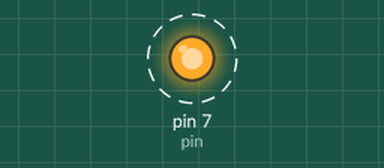
Simulated run of this program. Board: Raspberry Pi (header pin numbers). Shown: output pins drawn as LEDs (lit = HIGH). Dashed ring = blinking.

Above: at 0.2 s.
Timing chart, 0 to 3.0 s (numbered marks = the images above):
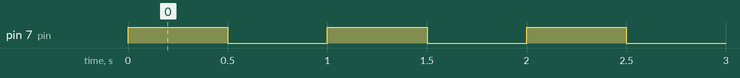

The program:

ledv2.py
```python
import RPi.GPIO as GPIO
import time

pin=7  #GPIO3

GPIO.setmode(GPIO.BOARD)
GPIO.setup(pin,GPIO.OUT)

while True:
    GPIO.output(pin, True)
    time.sleep(0.5)
    GPIO.output(pin, False)
    time.sleep(0.5)
GPIO.cleanup()
```

Measured:
- by itself, pin 7 (pin): alternates HIGH for 0.50 s and LOW for 0.50 s
